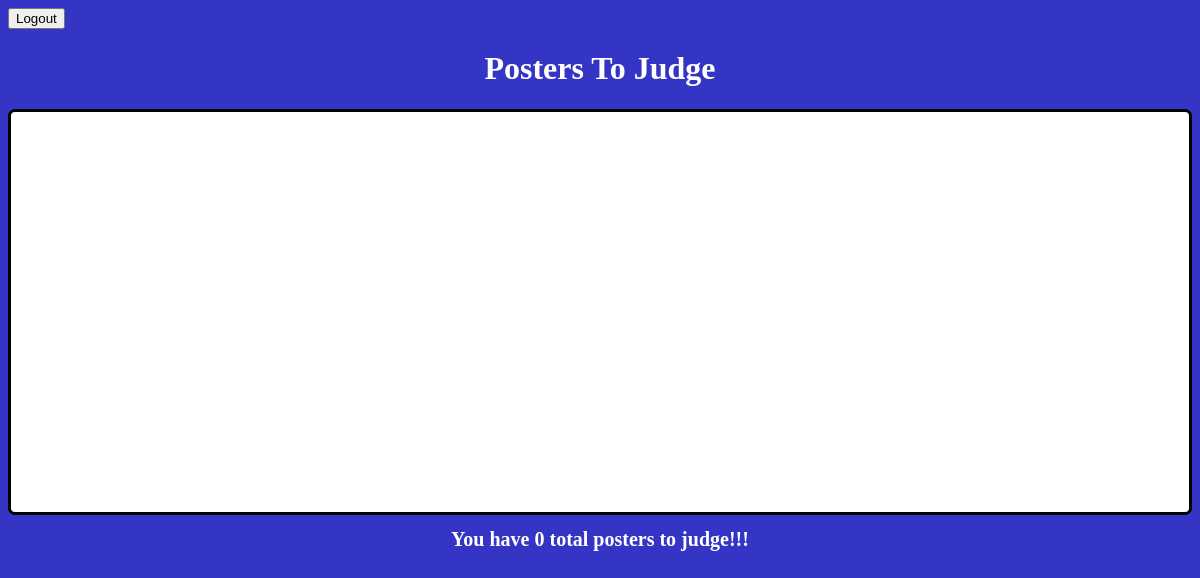
/judge/posters, run on an earlier commit of the app's database.
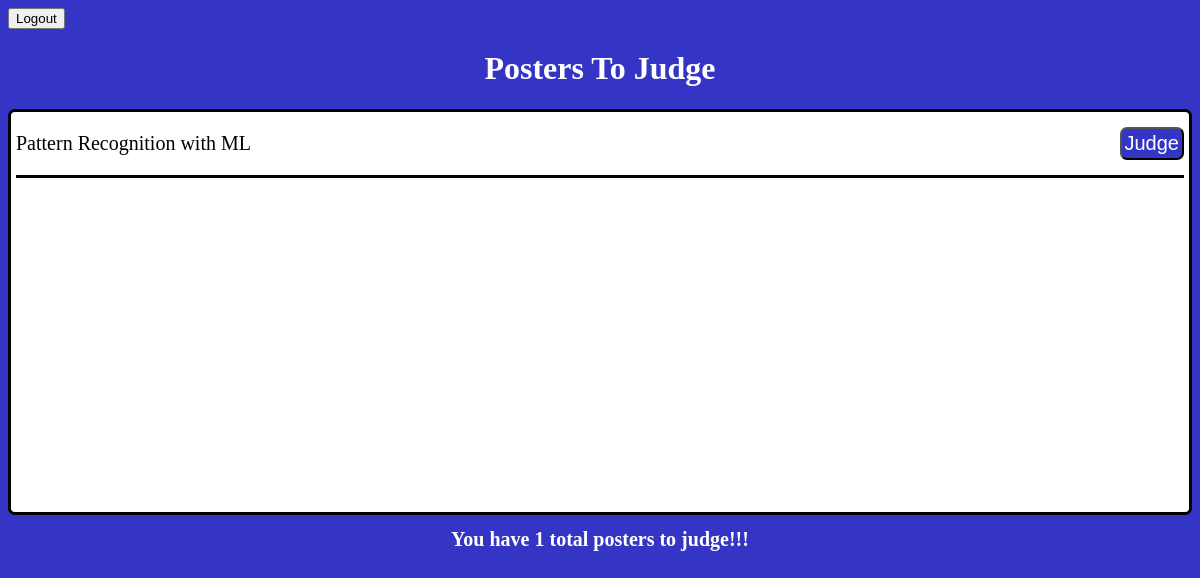
And on a later commit of the database.
### tables this page shows
CREATE TABLE posters(poster_id INTEGER PRIMARY KEY AUTOINCREMENT, poster_title STRING NOT NULL, poster_emails STRING NOT NULL, poster_category STRING NOT NULL, poster_description STRING, poster_image BLOB, is_rated STRING);

### main.py (the view)
@app.route('/judge/posters', methods=('GET', 'POST'))
def posters():
    conn = poster_db()
    is_rated = 'false'
    if conn:
        cur = conn.cursor()
        all_posters = cur.execute('SELECT * FROM posters WHERE is_rated = ?', (is_rated,)).fetchall()
        conn.close()
        return render_template('posters.html', all_posters=all_posters, count=len(all_posters))
    return render_template('poster.html', all_posters=None, count=0)

### main.py (called while the page is built)
def poster_db():
    conn = sqlite3.connect('PosterDatabase.db')
    conn.row_factory = sqlite3.Row
    return conn

### templates/posters.html (shortened to what this page needs)
<!DOCTYPE html>
<html lang = "en">
<head>
    <link rel="stylesheet" href="{{ url_for('static', filename='PostersToJudge.css') }}">
</head>
<body>
    <a href="{{url_for('index')}}">
        <button>Logout</button>
    </a>
    <h1 class="title">Posters To Judge</h1>
    <div class="mainBox">
        {% block content %}
        {% for poster in all_posters %}
        <div class="flex-container">
            <p class="posterTitle">{{ poster['poster_title'] }}</p>
            <a href="{{url_for('rate_poster', posterID=poster['poster_id'])}}">
                <button class="judgeButton">Judge</button>
            </a>
        </div>
        {% endfor %}
        {% endblock %}
    </div>
    <h1 class="posterCount">You have {{(count)}} total posters to judge!!!</h1>
</body>
</html>

### static/PostersToJudge.css (style rules this page uses)
body { background-color: #3535c5; font-family: 'Times New Roman', Times, serif; }
.title { color: white; text-align: center; }
.mainBox { background-color: white; border-radius: 7px; height: 400px; border-style: solid; border-color: black; border-width: 3px; padding-left:5px; padding-right:5px; overflow-x: hidden; overflow-y: auto; }
.flex-container { display: flex; flex-direction: row; justify-content: space-between; align-items: center; border-bottom-style: solid; border-bottom-color: black; border-width: 3px; }
.posterTitle { font-size: 20px; }
.judgeButton { background-color: #3535c5; color: white; font-size: 20px; border-color: black; border-radius: 7px; padding: 3px; }
.posterCount { font-size: 20px; color: white; text-align: center; }

What changed in the data, as far as the page shows it:
now on this page (row edited): posters: poster_title "Pattern Recognition with ML"
Also different on the page:
{{ (count) }}: "0" → "1"
